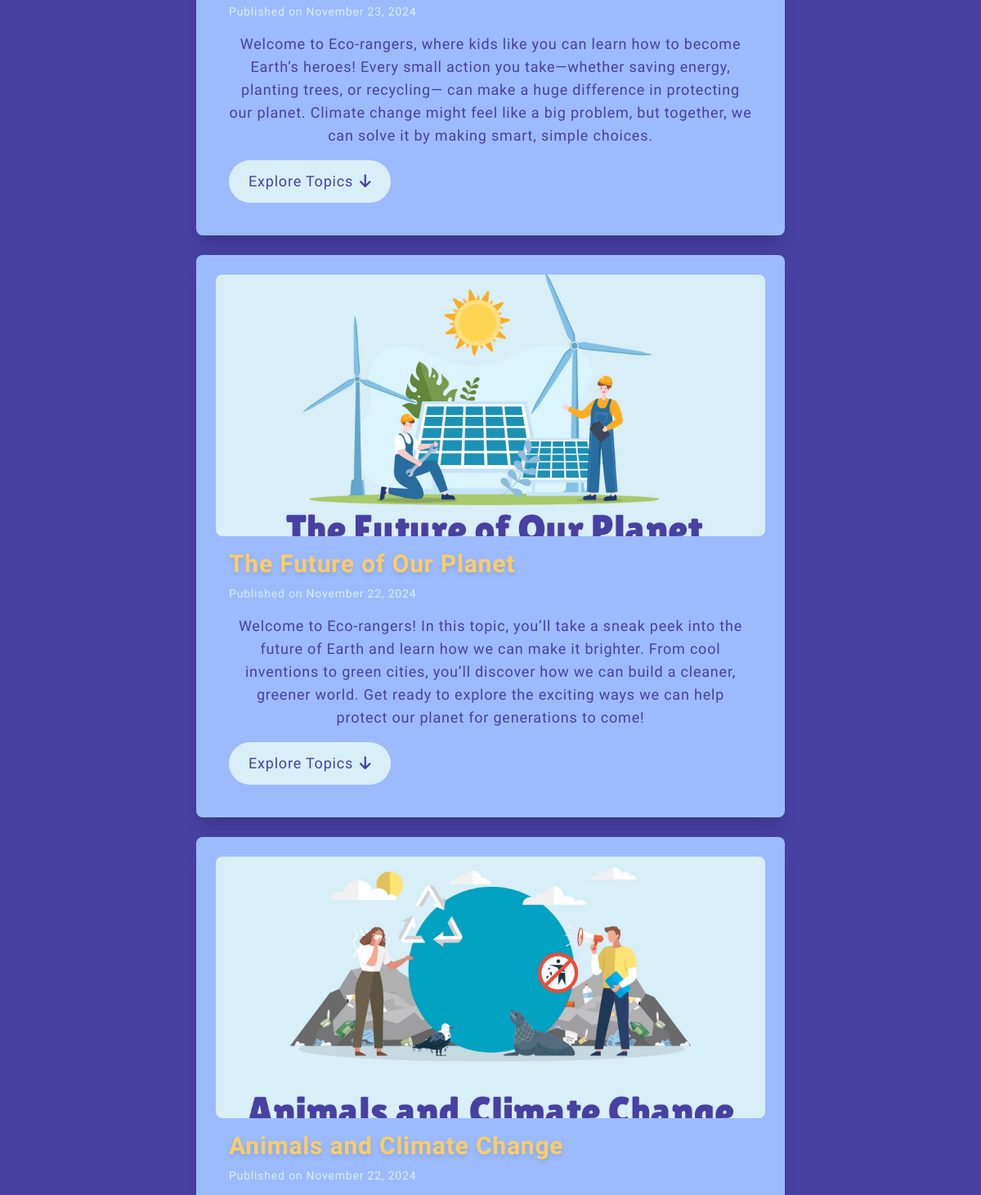
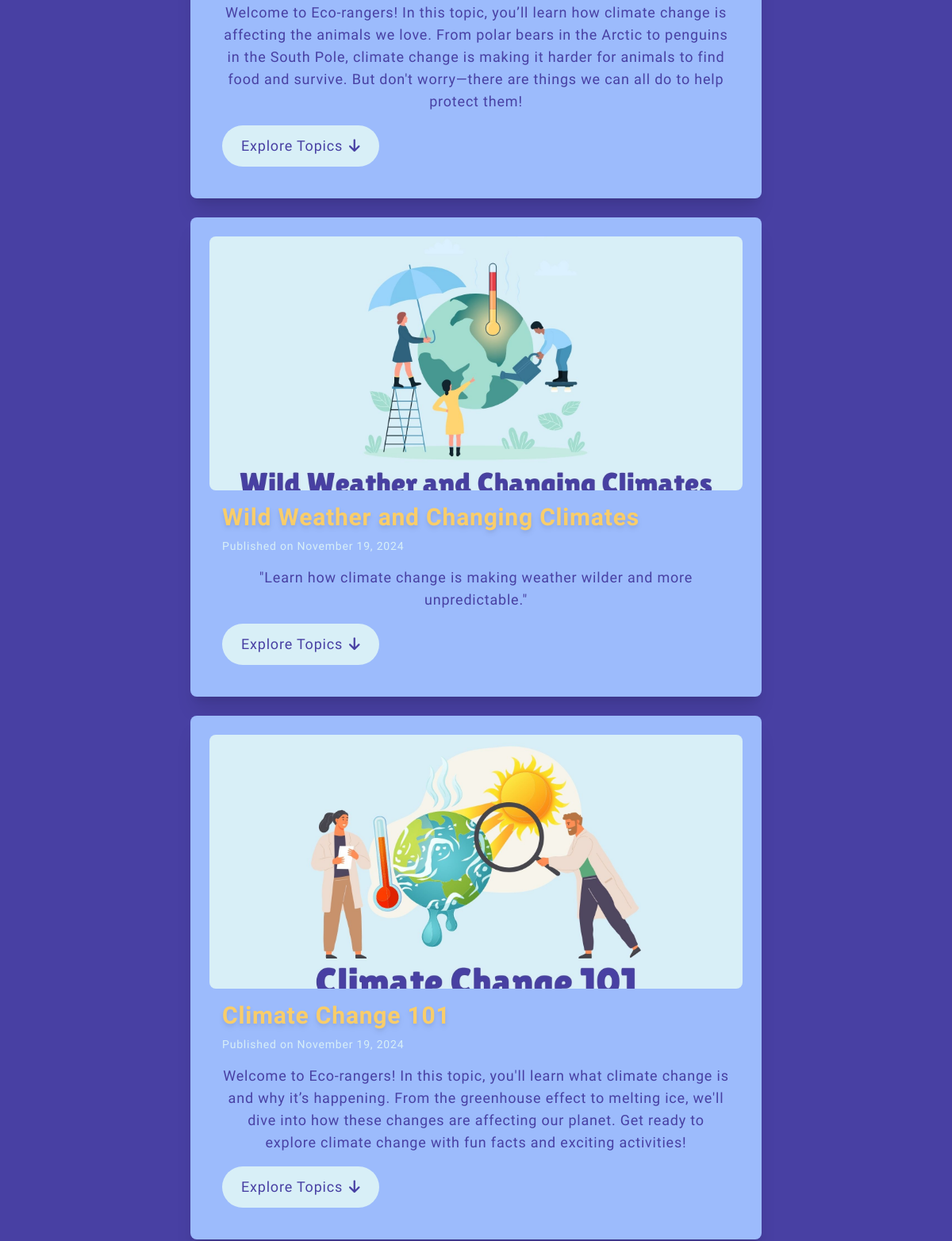
Page /articles (middle part) on the earlier database version (2 pictures, top to bottom).
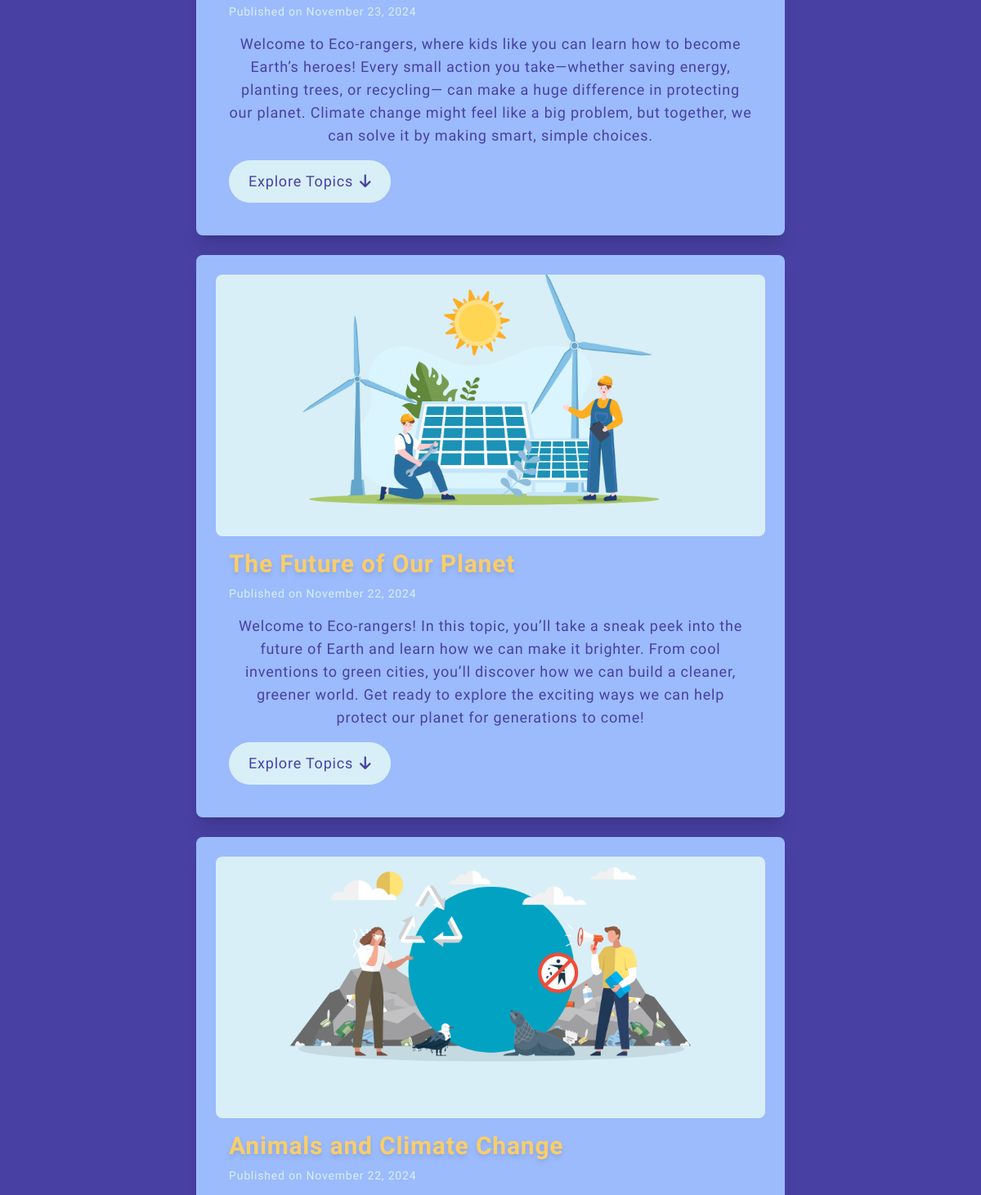
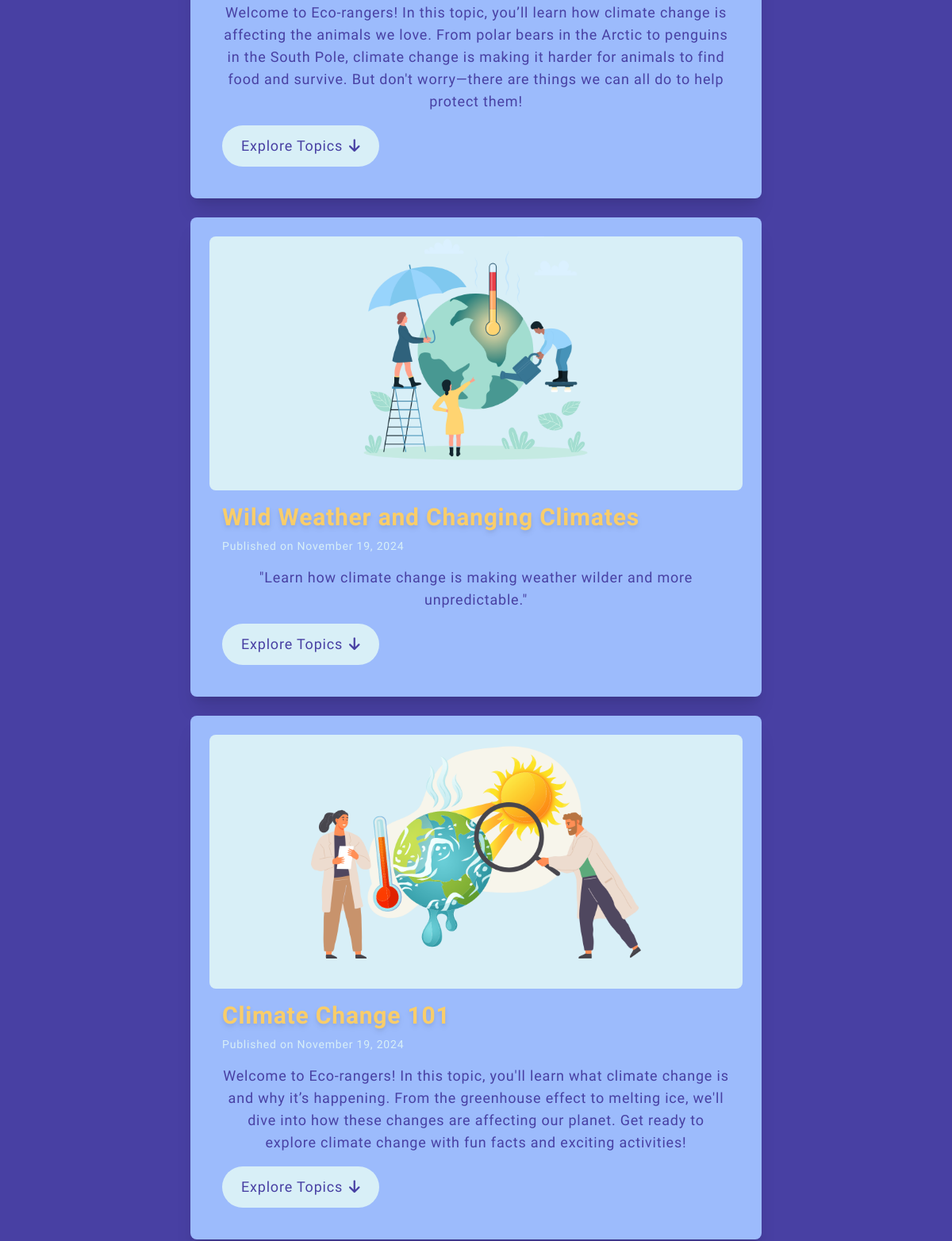
Same page on the later database version (2 pictures, top to bottom).
### myapp/models.py (models this page shows, shortened)
class Article(models.Model):
    title = models.CharField(max_length=255)
    content = models.TextField()
    image = models.ImageField(upload_to='articles/images/', blank=True, null=True)
    date = models.DateTimeField(auto_now_add=True)
    slug = models.SlugField(unique=True, blank=True, null=True)  # Add slug field

### myapp/views.py (the view)
# urls.py: path("articles", views.articles, name="articles"),
def articles(request):
    articles = Article.objects.all().order_by(
        '-date')  # Fetch all articles, newest first
    article_subtopics = [
        (article, Subtopic.objects.filter(article=article)) for article in articles
    ]
    return render(request, "articles.html", {
        'article_subtopics': article_subtopics
    })

### myapp/templates/articles.html (shortened to what this page needs)
{% extends 'base.html' %} {% load static %}{% block content %}
<div class="flex flex-col items-center py-10 md:py-20">
  <section class="w-full h-full flex flex-col items-center justify-center">
    <div class="w-full flex flex-col items-center justify-center gap-6">
      {% for article, subtopics in article_subtopics %}
      <div
        class="w-[90%] sm:w-[80%] md:w-[60%] p-6 bg-[#9CBBFC] rounded-lg shadow-xl"
      >
        <div class="w-full">
          {% if article.image %}
          <img
            src="{{ article.image.url }}"
            class="w-full h-[15rem] sm:h-[20rem] object-cover rounded-lg"
            alt="{{ article.title }}"
          />
          {% endif %}
          <div class="p-4">
            <h5
              class="text-2xl sm:text-3xl font-bold text-[#F9CD6A] drop-shadow-md mb-2"
            >
              {{ article.title }}
            </h5>
            <p class="text-[#D8EFF7] text-sm sm:text-md mb-4">
              Published on {{ article.date|date:"F d, Y" }}
            </p>
            <p class="text-lg text-center text-[#4840A3] mb-4">
              {{ article.content }}
            </p>
            <button
              class="flex items-center gap-2 bg-[#D8EFF7] hover:bg-[#4840A3] hover:text-[#D8EFF7] py-2 sm:py-3 px-4 sm:px-6 text-[#4840A3] text-md sm:text-lg rounded-full"
              id="see-topics-{{ article.id }}"
              onclick="toggleTopics('{{ article.id }}')"
            >
              Explore Topics
              <i class="fas fa-arrow-down"></i>
            </button>
          </div>
        </div>
      </div>
      {% endfor %}
    </div>
  </section>
</div>
{% include "footer.html" %} {% endblock %}

Differences in the rows shown:
changed Article "The Future of Our Planet": image: a different picture
changed Article "Animals and Climate Change": image: a different picture
changed Article "Wild Weather and Changing Climates": image: a different picture
changed Article "Climate Change 101": image: a different picture
